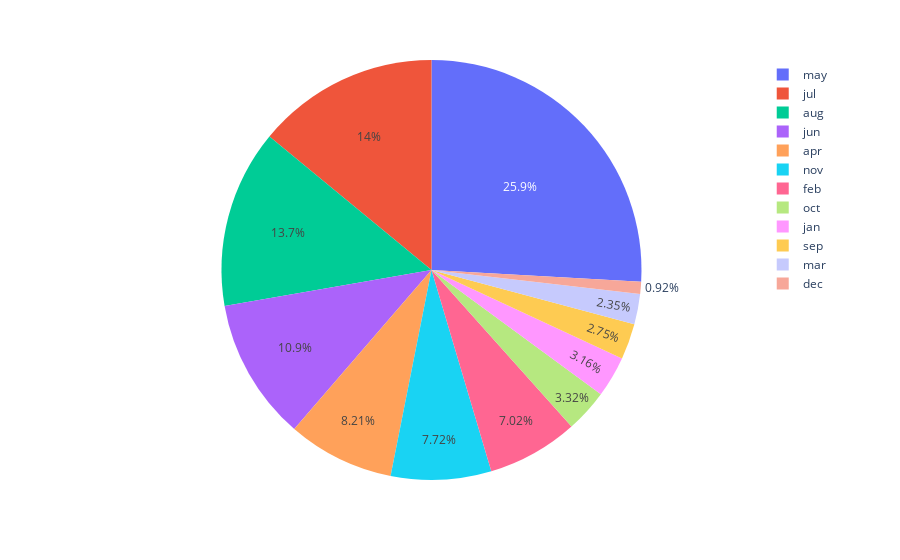
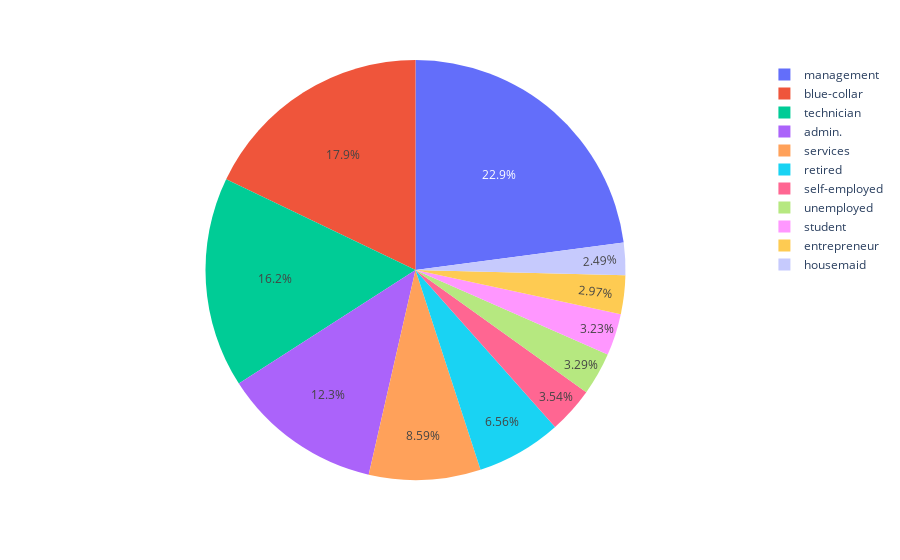

The code cell stored with these charts, in order, in its notebook:
### Markdown cell above
### Задания 4 и 5

### Code cell
#рассчитайте описательные статистики для категориальных переменных, проинтерпретируйте результат
#ваш код
#постройте визуализации, иллюстрирующие результаты

fig4 = px.pie(df, names='month')
fig4.show()

print('Месяцев, в которых проводилась маркетинговая компания:', df['month'].value_counts().count())

fig5 = px.pie(df, names='job')
fig5.show()

print('Сфер представлено среди клиентов банка:', df['job'].value_counts().count())

### Figure 1 — Plotly figure (JSON) as saved in the notebook; plotly's stock layout.template omitted (floating-point values rounded to 4 significant figures; data arrays with more than 128 entries replaced by an {"elided": "..."} marker saying what was removed)
{"data": [{"domain": {"x": [0, 1], "y": [0, 1]}, "hovertemplate": "month=%{label}<extra></extra>", "labels": {"elided": "10105 str values"}, "legendgroup": "", "name": "", "showlegend": true, "type": "pie"}], "layout": {"legend": {"tracegroupgap": 0}, "margin": {"t": 60}}}

### Figure 2 — Plotly figure (JSON) as saved in the notebook; plotly's stock layout.template omitted (floating-point values rounded to 4 significant figures; data arrays with more than 128 entries replaced by an {"elided": "..."} marker saying what was removed)
{"data": [{"domain": {"x": [0, 1], "y": [0, 1]}, "hovertemplate": "job=%{label}<extra></extra>", "labels": {"elided": "10105 str values"}, "legendgroup": "", "name": "", "showlegend": true, "type": "pie"}], "layout": {"legend": {"tracegroupgap": 0}, "margin": {"t": 60}}}
